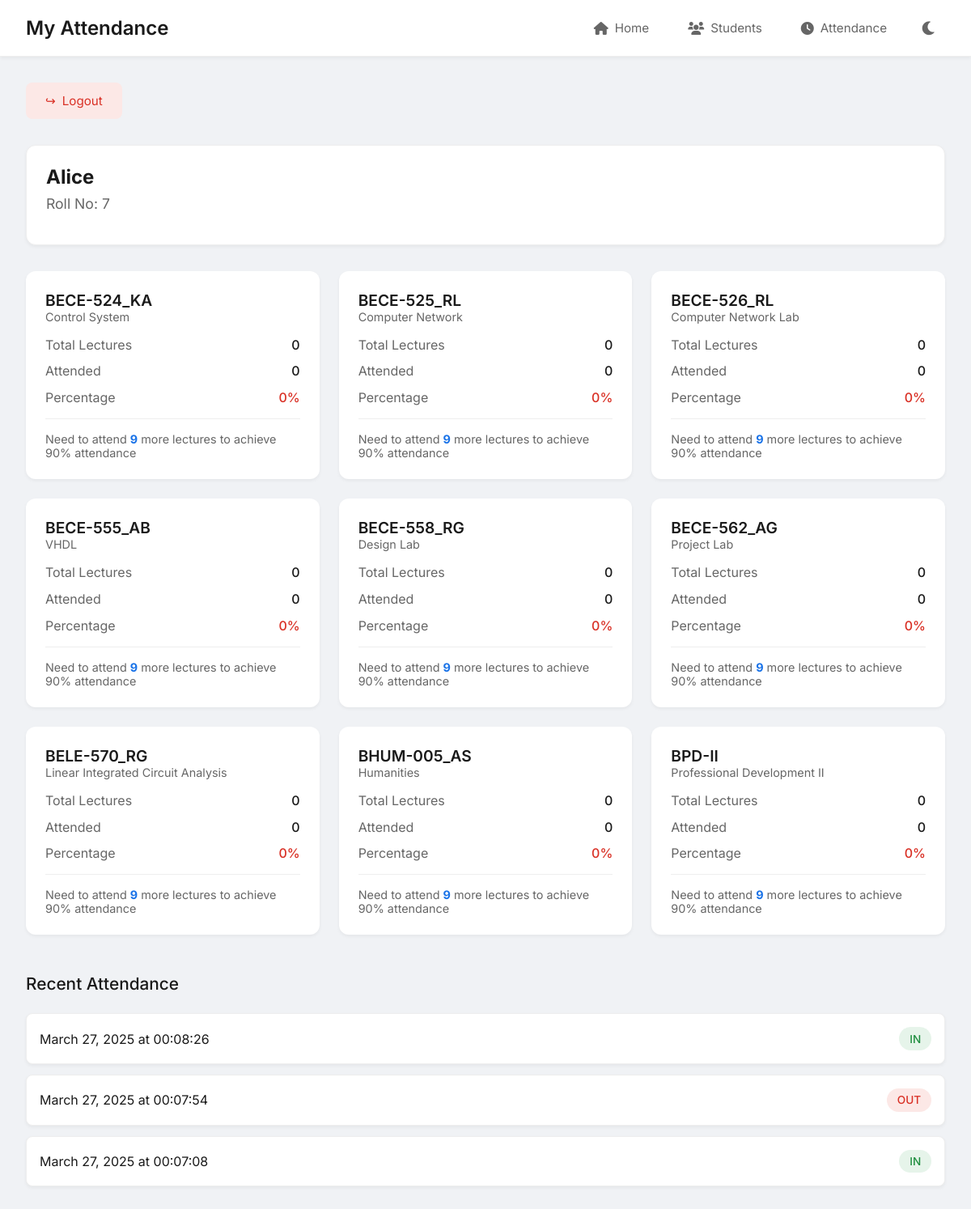
The app's page /student/attendance/ (signed in) with its own data.
### app/models.py (models this page shows, shortened)
class Student(models.Model):
    name = models.CharField(max_length=100)
    roll_number = models.CharField(max_length=20, unique=True, null=True, blank=True)  # Making it nullable initially
    fingerprint_id = models.IntegerField(null=True, blank=True, unique=True)
    password = models.CharField(max_length=128, default='123')  # Default password is '123'

class Subject(models.Model):
    code = models.CharField(max_length=20, unique=True)
    name = models.CharField(max_length=100)
    total_lectures = models.IntegerField(default=0)
    class Meta:
        ordering = ['code']

class Attendance(models.Model):
    student = models.ForeignKey(Student, on_delete=models.CASCADE)
    punch_time = models.DateTimeField(auto_now_add=True)
    punch_type = models.CharField(max_length=3, choices=[('IN', 'In'), ('OUT', 'Out')])
    subject = models.ForeignKey(Subject, on_delete=models.CASCADE, null=True, blank=True)
    class Meta:
        ordering = ['-punch_time']

### app/views.py (the view)
# urls.py: path('student/attendance/', views.student_attendance, name='student_attendance'),
def student_attendance(request):
    if 'student_id' not in request.session:
        return redirect('student_login')
    student = get_object_or_404(Student, id=request.session['student_id'])
    subjects = Subject.objects.all()
    subject_attendance = []
    for subject in subjects:
        attended_lectures = SubjectAttendance.objects.filter(
            student=student,
            subject=subject,
            is_present=True
        ).count()
        total_lectures = max(subject.total_lectures, 1)  # Ensure we don't divide by zero
        percentage = (attended_lectures / total_lectures) * 100
        if percentage < 90:
            current_total = total_lectures
            current_attended = attended_lectures
            while (current_attended / current_total) * 100 < 90:
                current_attended += 1
                current_total += 1
            lectures_needed = current_attended - attended_lectures
        else:
            lectures_needed = 0
        subject_attendance.append({
            'code': subject.code,
            'name': subject.name,
            'total_lectures': subject.total_lectures,
            'attended_lectures': attended_lectures,
            'percentage': round(percentage, 2) if subject.total_lectures > 0 else 0,
            'lectures_needed': lectures_needed
        })
    attendance_records = Attendance.objects.filter(
        student=student
    ).select_related('subject').order_by('-punch_time')[:10]
    return render(request, 'student_attendance.html', {
        'student': student,
        'subject_attendance': subject_attendance,
        'attendance_records': attendance_records,
    })

### app/templates/student_attendance.html (shortened to what this page needs)
{% extends 'base.html' %}
{% block header_title %}My Attendance{% endblock %}
{% block content %}
    <button class="logout-btn" onclick="location.href='/student/logout/'">
        <span>↪</span> Logout
    </button>
    <div class="student-info">
        <h1 class="student-name">{{ student.name }}</h1>
        <span class="student-roll">Roll No: {{ student.roll_number }}</span>
    </div>
    <div class="subject-grid">
        {% for subject in subject_attendance %}
            <div class="subject-card">
                <div class="subject-header">
                    <div class="subject-code">{{ subject.code }}</div>
                    <div class="subject-name">{{ subject.name }}</div>
                </div>
                <div class="attendance-stats">
                    <div class="stat-row">
                        <span class="stat-label">Total Lectures</span>
                        <span class="stat-value">{{ subject.total_lectures }}</span>
                    </div>
                    <div class="stat-row">
                        <span class="stat-label">Attended</span>
                        <span class="stat-value">{{ subject.attended_lectures }}</span>
                    </div>
                    <div class="stat-row">
                        <span class="stat-label">Percentage</span>
                        <span class="stat-value {% if subject.percentage >= 90 %}percentage-high{% elif subject.percentage >= 75 %}percentage-medium{% else %}percentage-low{% endif %}">
                            {{ subject.percentage }}%
                        </span>
                    </div>
                </div>
                {% if subject.lectures_needed > 0 %}
                    <div class="required-lectures">
                        Need to attend <strong>{{ subject.lectures_needed }}</strong> more lectures to achieve 90% attendance
                    </div>
                {% endif %}
            </div>
        {% endfor %}
    </div>
    <div class="attendance-section">
        <h2>Recent Attendance</h2>
        <ul class="attendance-list">
            {% for record in attendance_records %}
                <li class="attendance-item">
                    <div class="punch-info">
                        <div>{{ record.punch_time|date:"F j, Y" }} at {{ record.punch_time|time:"H:i:s" }}</div>
                    </div>
                    <span class="punch-type {% if record.punch_type == 'IN' %}punch-in{% else %}punch-out{% endif %}">
                        {{ record.punch_type }}
                    </span>
                </li>
            {% empty %}
                <li class="attendance-item">
                    <div>No attendance records found</div>
                </li>
            {% endfor %}
        </ul>
    </div>
{% endblock %}

### records on screen
Student: name "Alice", roll_number "7"
Subject: code "BECE-524_KA", name "Control System"
Subject: code "BECE-525_RL", name "Computer Network"
Subject: code "BECE-526_RL", name "Computer Network Lab"
Subject: code "BECE-555_AB", name "VHDL"
Subject: code "BECE-558_RG", name "Design Lab"
Subject: code "BECE-562_AG", name "Project Lab"
Subject: code "BELE-570_RG", name "Linear Integrated Circuit Analysis"
Subject: code "BHUM-005_AS", name "Humanities"
Subject: code "BPD-II", name "Professional Development II"
Attendance: punch_time "March 27, 2025", punch_time "00:08:26", punch_type "IN"
Attendance: punch_time "March 27, 2025", punch_time "00:07:54", punch_type "OUT"
Attendance: punch_time "March 27, 2025", punch_time "00:07:08", punch_type "IN"

### other values on screen
{{ subject.total_lectures }} "0" "0" "0" "0" "0" "0" "0" "0" "0"
{{ subject.attended_lectures }} "0" "0" "0" "0" "0" "0" "0" "0" "0"
{{ subject.percentage }} "0" "0" "0" "0" "0" "0" "0" "0" "0"
{{ subject.lectures_needed }} "9" "9" "9" "9" "9" "9" "9" "9" "9"
